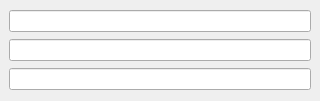
<?xml version="1.0" encoding="UTF-8"?>
<ui version="4.0">
 <class>NetworkSetting</class>
 <widget class="QWidget" name="NetworkSetting">
  <property name="geometry">
   <rect>
    <x>0</x>
    <y>0</y>
    <width>320</width>
    <height>101</height>
   </rect>
  </property>
  <property name="windowTitle">
   <string>Form</string>
  </property>
  <layout class="QGridLayout" name="gridLayout_2">
   <property name="leftMargin">
    <number>0</number>
   </property>
   <property name="topMargin">
    <number>0</number>
   </property>
   <property name="rightMargin">
    <number>0</number>
   </property>
   <property name="bottomMargin">
    <number>0</number>
   </property>
   <property name="spacing">
    <number>0</number>
   </property>
   <item row="0" column="0">
    <widget class="QWidget" name="widget" native="true">
     <layout class="QGridLayout" name="gridLayout">
      <item row="0" column="0">
       <widget class="QLineEdit" name="lineEdit"/>
      </item>
      <item row="1" column="0">
       <widget class="QLineEdit" name="lineEdit_2"/>
      </item>
      <item row="2" column="0">
       <widget class="QLineEdit" name="lineEdit_3"/>
      </item>
     </layout>
    </widget>
   </item>
  </layout>
 </widget>
 <resources/>
 <connections/>
</ui>
